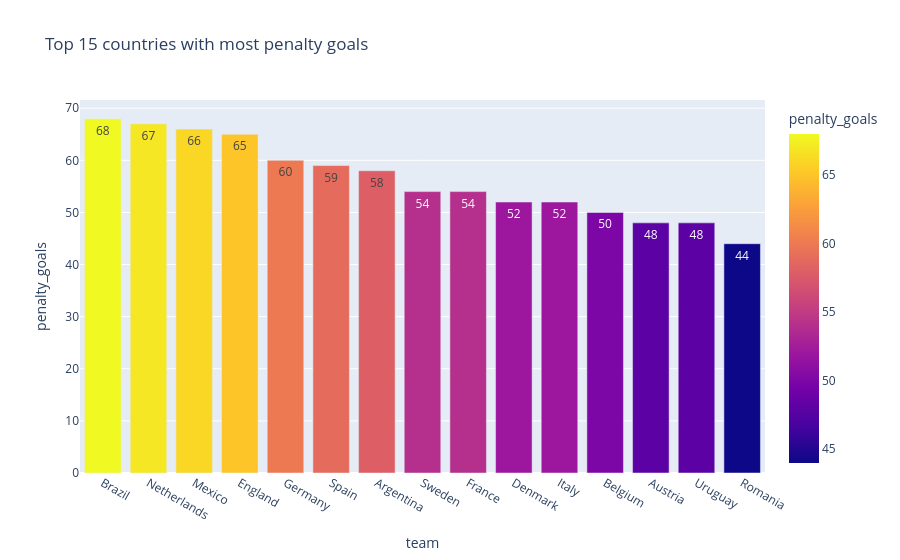

The cell this chart's notebook holds for it:
### Code cell
# Top 15 countries with most penalty goals
pen_by_country = penalty_goals.groupby('team').size().reset_index(name='penalty_goals')
pen_by_country = pen_by_country.sort_values('penalty_goals', ascending=False).head(15)

# Plot
fig = px.bar(
    pen_by_country,
    x='team',
    y='penalty_goals',
    text = 'penalty_goals',
    color='penalty_goals',
    title = 'Top 15 countries with most penalty goals',
    hover_data=['team','penalty_goals']
)
fig.show()

### Figure 1 — Plotly figure (JSON) as saved in the notebook; plotly's stock layout.template omitted (floating-point values rounded to 4 significant figures)
{"data": [{"alignmentgroup": "True", "hovertemplate": "team=%{x}<br>penalty_goals=%{marker.color}<extra></extra>", "legendgroup": "", "marker": {"color": [68, 67, 66, 65, 60, 59, 58, 54, 54, 52, 52, 50, 48, 48, 44], "coloraxis": "coloraxis", "pattern": {"shape": ""}}, "name": "", "offsetgroup": "", "orientation": "v", "showlegend": false, "text": [68, 67, 66, 65, 60, 59, 58, 54, 54, 52, 52, 50, 48, 48, 44], "textposition": "auto", "type": "bar", "x": ["Brazil", "Netherlands", "Mexico", "England", "Germany", "Spain", "Argentina", "Sweden", "France", "Denmark", "Italy", "Belgium", "Austria", "Uruguay", "Romania"], "xaxis": "x", "y": [68, 67, 66, 65, 60, 59, 58, 54, 54, 52, 52, 50, 48, 48, 44], "yaxis": "y"}], "layout": {"barmode": "relative", "coloraxis": {"colorbar": {"title": {"text": "penalty_goals"}}, "colorscale": [[0, "#0d0887"], [0.1111, "#46039f"], [0.2222, "#7201a8"], [0.3333, "#9c179e"], [0.4444, "#bd3786"], [0.5556, "#d8576b"], [0.6667, "#ed7953"], [0.7778, "#fb9f3a"], [0.8889, "#fdca26"], [1, "#f0f921"]]}, "legend": {"tracegroupgap": 0}, "title": {"text": "Top 15 countries with most penalty goals"}, "xaxis": {"anchor": "y", "domain": [0, 1], "title": {"text": "team"}}, "yaxis": {"anchor": "x", "domain": [0, 1], "title": {"text": "penalty_goals"}}}}
